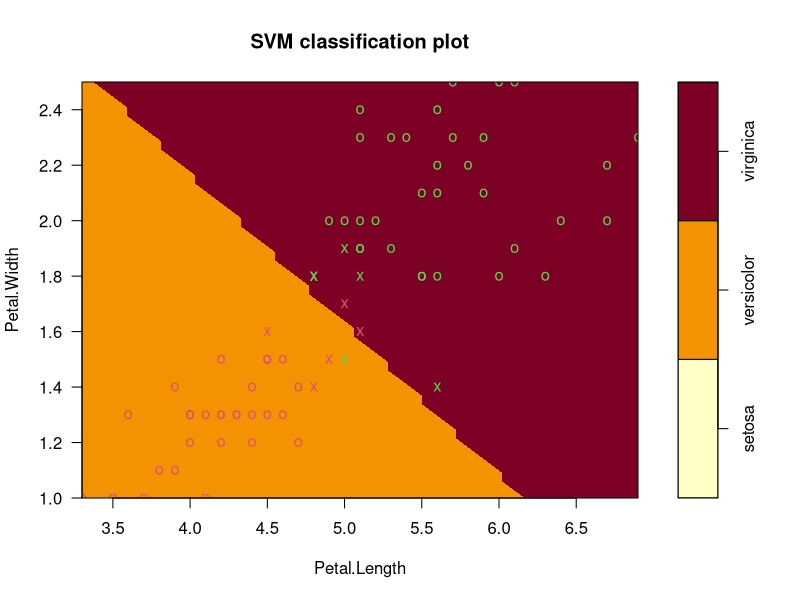

Here is the R script that generated this plot:
library(tidyverse)
library(caTools)
library(e1071)

# Data --------------------------------------------------------------------

vers.virg <- filter(iris, Species != "setosa")


# Separating into training and test sets ----------------------------------


svm_sample <- sample.split(vers.virg$Species, SplitRatio = .75)

training.set <- subset(vers.virg, svm_sample == TRUE)
test.set <- subset(vers.virg, svm_sample == FALSE)


# Training the SVM --------------------------------------------------------


?e1071::svm

svm_model <- svm(Species ~ Petal.Width + Petal.Length, data=training.set,
                 method = "C-classification", kernel = "linear")

svm_model



# Plotting the SVM --------------------------------------------------------

plot(svm_model, data = training.set[, c(3,4,5)],
     formula = Petal.Width ~ Petal.Length)

# Testing the SVM ---------------------------------------------------------

pred.training <- predict(svm_model, training.set)
mean(pred.training == training.set$Species)

pred.test <- predict(svm_model, test.set)
mean(pred.test == test.set$Species)
